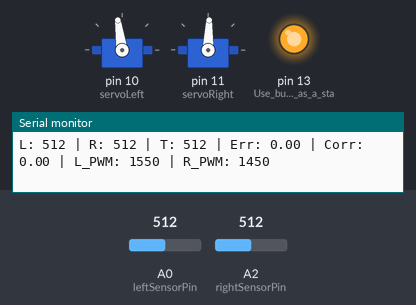
Simulated run of this sketch. Board: Arduino Uno, built with avr-gcc and run on an emulated ATmega328P. Shown: 2 × servo, output pins drawn as LEDs (lit = HIGH), the last lines printed to the serial monitor. The test bench sets the inputs (shaded band); at power-on: A0 (leftSensorPin) = 512, A2 (rightSensorPin) = 512.

Above: at 2.2 s.
2.3 s: A0 (leftSensorPin) set to 539
At 2.44 s:
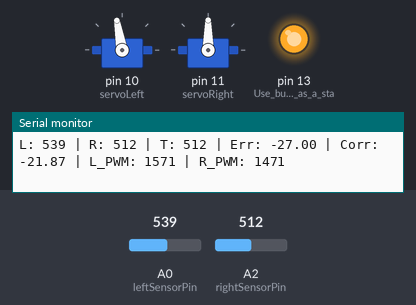
5.3 s: A2 (rightSensorPin) set to 716
At 6.6 s:
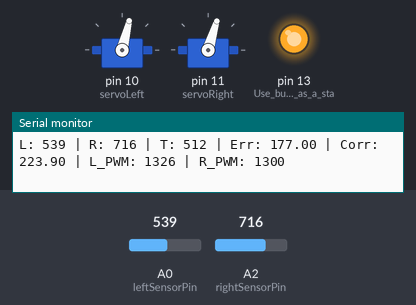
8.3 s: A0 (leftSensorPin) set to 1023
At 9.8 s:
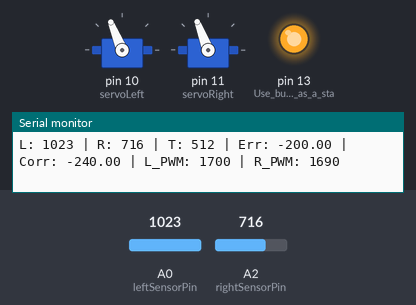
11.3 s: A0 (leftSensorPin) set to 716
At 12.5 s:
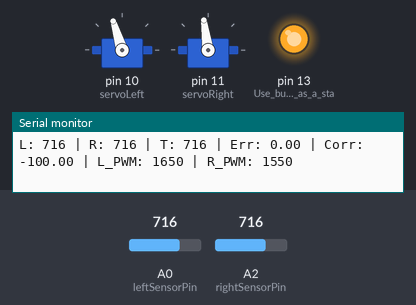
12.8 s: A2 (rightSensorPin) set to 900
At 14.9 s:
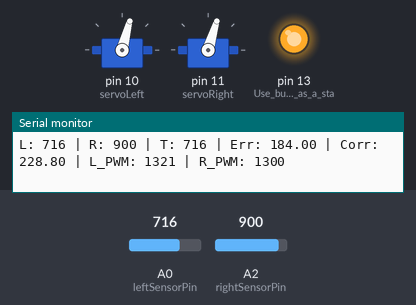
15.8 s: A2 (rightSensorPin) set to 1023
At 16.3 s:
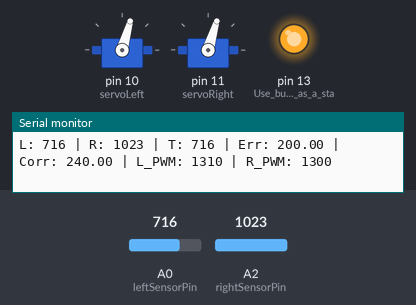
Timing chart, 0 to 18.8 s (numbered marks = the images above; inputs shaded):
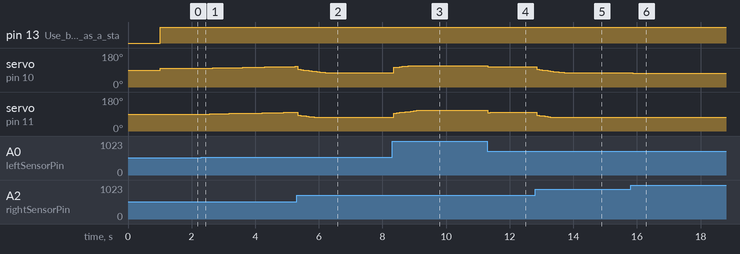

The sketch:

Dynamic_updating_threshold.ino
```cpp
#include <Servo.h>  // Include the Servo library to control servos

Servo servoLeft;
Servo servoRight;

const int leftSensorPin = A0;   // Left infrared sensor
const int rightSensorPin = A2;  // Right infrared sensor

// PID parameters
float Kp = 0.7;   // Proportional gain
float Ki = 0.1;   // Integral gain
float Kd = 0.01;  // Derivative gain

float error = 0, previousError = 0, integral = 0;

// Servo control parameters
const int baseSpeed = 1500;     // Neutral PWM signal (servo stop)
const int speedAdjust = 50;     // Base adjustment for forward speed

// Target value will be dynamically calibrated
int targetValue = 75;           // Initial dummy value (will be updated at startup)
const int deadZone = 15;        // Range in which difference is considered zero
const int maxDifference = 200;  // Max PID error difference to avoid overshoot

// Dynamic auto-tuning parameters
const int autoTuneInterval = 500;        // Time interval (ms) to refresh targetValue
unsigned long lastTuneTime = 0;          // Last update timestamp

void setup() {
  Serial.begin(9600);                    // Start Serial Monitor for debugging
  pinMode(LED_BUILTIN, OUTPUT);         // Use built-in LED as a status indicator
  servoLeft.attach(10);                 // Attach left servo to pin 10
  servoRight.attach(11);                // Attach right servo to pin 11

  // ✅ Initial calibration of targetValue at startup (take 10 samples)
  const int sampleCount = 10;
  int totalLeft = 0, totalRight = 0;

  Serial.println("Auto-calibrating targetValue...");
  for (int i = 0; i < sampleCount; i++) {
    int left = analogRead(leftSensorPin);
    int right = analogRead(rightSensorPin);
    totalLeft += left;
    totalRight += right;

    Serial.print("Sample "); Serial.print(i);
    Serial.print(" | L: "); Serial.print(left);
    Serial.print(" | R: "); Serial.println(right);
    delay(100);  // Delay between samples
  }

  // Set initial targetValue to average of readings
  targetValue = (totalLeft + totalRight) / (2 * sampleCount);
  Serial.print(">> Initial targetValue: ");
  Serial.println(targetValue);
}

void loop() {
  // Read sensor values
  int leftValue = analogRead(leftSensorPin);
  int rightValue = analogRead(rightSensorPin);
  int difference = rightValue - leftValue;

  // ✅ Dynamically update targetValue during operation
  if (millis() - lastTuneTime > autoTuneInterval) {
    // Update only if difference is small (i.e. robot is on the line)
    if (abs(difference) <= deadZone) {
      targetValue = (leftValue + rightValue) / 2;
      Serial.print(">> Updated targetValue: ");
      Serial.println(targetValue);
    }
    lastTuneTime = millis();  // Reset timer
  }

  // Calculate sensor error from target value
  int leftError = leftValue - targetValue;
  int rightError = rightValue - targetValue;

  // If within dead zone, treat as centered (no error)
  if (abs(difference) <= deadZone) {
    error = 0;
  } else {
    error = rightError - leftError;
  }

  // Limit error range to avoid extreme correction
  error = constrain(error, -maxDifference, maxDifference);

  // PID control
  integral += error;
  integral = constrain(integral, -1000, 1000);  // Clamp integral term
  float derivative = error - previousError;
  float correction = Kp * error + Ki * integral + Kd * derivative;
  previousError = error;

  // Calculate PWM output for servos
  int leftPWM = baseSpeed + speedAdjust - correction;
  int rightPWM = baseSpeed - speedAdjust - correction;

  // Constrain PWM values to safe range
  leftPWM = constrain(leftPWM, 1300, 1700);
  rightPWM = constrain(rightPWM, 1300, 1700);

  // Send PWM signals to servos
  digitalWrite(LED_BUILTIN, HIGH);  // Turn on LED to show active tracking
  servoLeft.writeMicroseconds(leftPWM);
  servoRight.writeMicroseconds(rightPWM);

  // Debug info for monitoring
  Serial.print("L: "); Serial.print(leftValue);
  Serial.print(" | R: "); Serial.print(rightValue);
  Serial.print(" | T: "); Serial.print(targetValue);
  Serial.print(" | Err: "); Serial.print(error);
  Serial.print(" | Corr: "); Serial.print(correction);
  Serial.print(" | L_PWM: "); Serial.print(leftPWM);
  Serial.print(" | R_PWM: "); Serial.println(rightPWM);

  delay(20); // Small delay for smooth and responsive control
}
```

Measured:
- after the input at 2.3 s, servo on pin 10 (servoLeft): moves from 98° to 109° over 2.9 s, starting at once; servo on pin 11 (servoRight): moves from 88° to 99° over 2.9 s, starting at once
- after the input at 5.3 s, servo on pin 10 (servoLeft): moves from 109° to 76° over 0.86 s, starting at once; servo on pin 11 (servoRight): moves from 99° to 73° over 0.51 s, starting at once
- after the input at 8.3 s, servo on pin 10 (servoLeft): moves from 76° to 112° over 0.45 s, starting after 0.06 s; servo on pin 11 (servoRight): moves from 73° to 111° over 0.80 s, starting after 0.06 s
- after the input at 11.3 s, servo on pin 10 (servoLeft): 112° → 107° at once; servo on pin 11 (servoRight): 111° → 97° at once, → 98° 0.08 s later
- after the input at 12.8 s, servo on pin 10 (servoLeft): moves from 107° to 75° over 0.86 s, starting after 0.05 s; servo on pin 11 (servoRight): moves from 98° to 73° over 0.51 s, starting after 0.05 s
- after the input at 15.8 s, servo on pin 10 (servoLeft): 75° → 74° after 0.07 s
